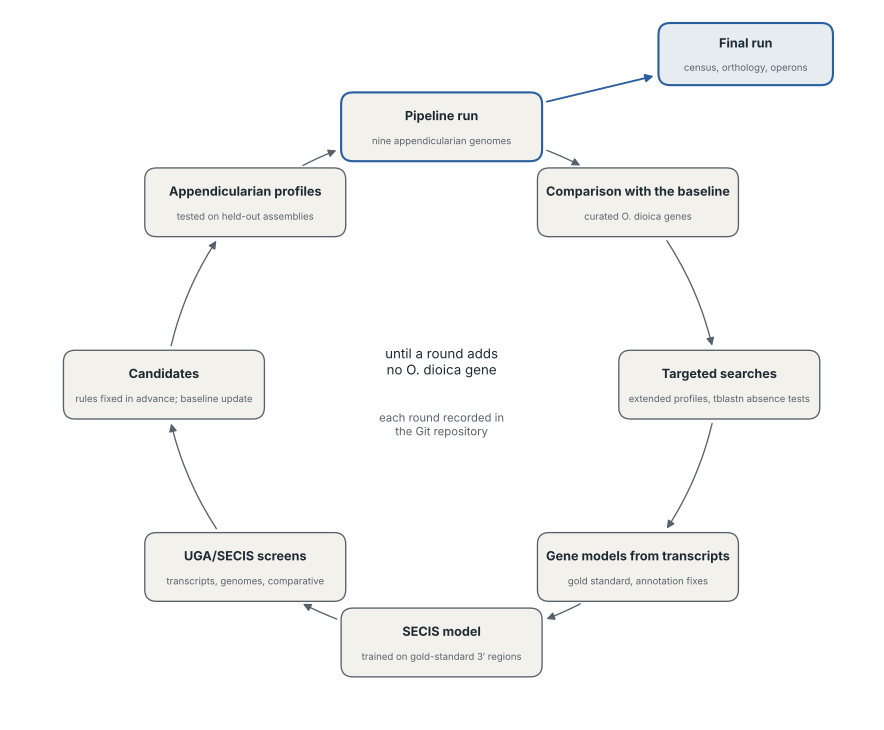

Here is the Python script that generated this plot:
#!/usr/bin/env python3
"""Figure LOOP: the loop from the pipeline run to the gold standard and the final settings (schematic; no data).

Steps drawn clockwise from the top; the exit arrow leads to the final run, whose results the manuscript reports.
Outputs: figures/iteration_loop.{svg,png,pdf}.
"""
import math
import matplotlib
matplotlib.use("Agg")
import matplotlib.pyplot as plt
from matplotlib.patches import FancyBboxPatch, FancyArrowPatch

STEPS = [
    ("Pipeline run", "nine appendicularian genomes"),
    ("Comparison with the baseline", "curated O. dioica genes"),
    ("Targeted searches", "extended profiles, tblastn absence tests"),
    ("Gene models from transcripts", "gold standard, annotation fixes"),
    ("SECIS model", "trained on gold-standard 3′ regions"),
    ("UGA/SECIS screens", "transcripts, genomes, comparative"),
    ("Candidates", "rules fixed in advance; baseline update"),
    ("Appendicularian profiles", "tested on held-out assemblies"),
]
INK, ACCENT, MUTED, FILL = "#1E2A33", "#2B5F9E", "#56616B", "#F3F1EC"


def main():
    fig, ax = plt.subplots(figsize=(9.2, 7.6))
    ax.set_xlim(-6.2, 6.2); ax.set_ylim(-5.0, 5.6); ax.set_aspect("equal"); ax.axis("off")
    n, rx, ry = len(STEPS), 4.2, 3.9
    pos = [(rx * math.sin(2 * math.pi * k / n), ry * math.cos(2 * math.pi * k / n)) for k in range(n)]
    w, h = 3.0, 1.0
    boxes = []
    for (x, y), (title, sub) in zip(pos, STEPS):
        main_box = title == "Pipeline run"
        b = FancyBboxPatch((x - w / 2, y - h / 2), w, h, boxstyle="round,pad=0.02,rounding_size=0.18", fc=FILL,
                           ec=ACCENT if main_box else MUTED, lw=1.6 if main_box else 1)
        ax.add_patch(b); boxes.append(b)
        ax.text(x, y + 0.17, title, ha="center", va="center", fontsize=9.5, fontweight="bold", color=INK)
        ax.text(x, y - 0.21, sub, ha="center", va="center", fontsize=7.2, color=MUTED)
    for k in range(n):
        ax.add_patch(FancyArrowPatch(pos[k], pos[(k + 1) % n], patchA=boxes[k], patchB=boxes[(k + 1) % n],
                                     arrowstyle="-|>", mutation_scale=12, color=MUTED, lw=1, shrinkA=3, shrinkB=3,
                                     connectionstyle="arc3,rad=-0.15"))
    ax.text(0, 0.35, "until a round adds\nno O. dioica gene", ha="center", va="center", fontsize=10, color=INK)
    ax.text(0, -0.6, "each round recorded in\nthe Git repository", ha="center", va="center", fontsize=8.5, color=MUTED)
    fb = FancyBboxPatch((3.3, 4.55), 2.6, 0.9, boxstyle="round,pad=0.02,rounding_size=0.18", fc="#E6ECF0", ec=ACCENT,
                        lw=1.6)
    ax.add_patch(fb)
    ax.text(4.6, 5.17, "Final run", ha="center", va="center", fontsize=9.5, fontweight="bold", color=INK)
    ax.text(4.6, 4.8, "census, orthology, operons", ha="center", va="center", fontsize=7.2, color=MUTED)
    ax.add_patch(FancyArrowPatch(pos[0], (4.6, 5.0), patchA=boxes[0], patchB=fb, arrowstyle="-|>", mutation_scale=12,
                                 color=ACCENT, lw=1.4, shrinkA=3, shrinkB=3))
    fig.tight_layout()
    for ext in ("svg", "png", "pdf"):
        fig.savefig(f"figures/iteration_loop.{ext}", dpi=200)


if __name__ == "__main__":
    main()
